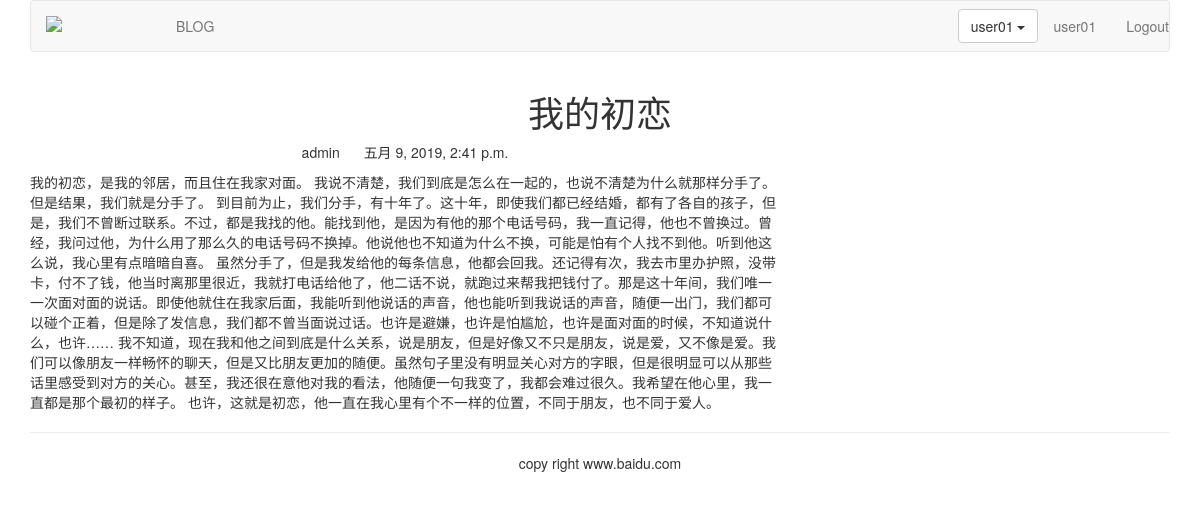
Page /blog/2/ (signed in) on the committed database.
### blog/models.py (models this page shows, shortened)
class BlogArticles(models.Model):
    title = models.CharField(max_length=300)
    author = models.ForeignKey(User, on_delete=models.CASCADE, related_name='blog_posts')
    body = models.TextField()
    publish = models.DateTimeField(default=timezone.now)
    class Meta:
        ordering = ('-publish',)

### blog/views.py (the view)
# urls.py: path('<int:article_id>/', views.blog_article, name='blog_article'),
def blog_article(request, article_id):
    article = get_object_or_404(BlogArticles, id=article_id)
    pub = article.publish
    return render(request, "blog/content.html", {"article":article, "publish":pub })

### templates/blog/content.html (shortened to what this page needs)
{% extends "base.html" %}
{% block content %}
<div class="row text-center vertical-middle-sm">
    <h1>{{ article.title }}</h1>
</div>
<div class="row">
    <div class="col-xs-12 col-md-8">
        <p class="text-center"><span>{{ article.author.username }}
            </span><span style="margin-left:20px">{{ publish }}</span>
        </p>
<div>{{ article.body }}</div>
    </div>
</div>
{% endblock %}

### templates/header.html (shortened to what this page needs)
{% load staticfiles %}
<div class="container">
    <nav class="navbar navbar-default" role="navigation">
        <div class="navbar-header">
            <a class="navbar-brand" href="http://www.itdiffer.com">
                <img src="{% static '/images/logo.png' %}" width="100px">
            </a>
        </div>
        <div>
            <ul class="nav navbar-nav" role="navigation">
                <li><a href="{% url 'blog:blog_title' %}">BLOG</a></li>
            </ul>
            <ul class="nav navbar-nav navbar-right">
                {% if user.is_authenticated %}
                <li>
                    <div class="dropdown" style="margin-top:8px">
                        <button class='btn btn-default dropdown-toggle' type='button' id='dropdownMenu' data-toggle='dropdown'>{{ user.username }}
                            <span class='caret'></span>
                        </button>
                    </div>
                </li>
                <li><a href="#">{{ user.username }}</a></li>
                <li><a href="{% url 'account:user_logout' %}">Logout</a></li>
                {% else %}
                <li><a href="{% url 'account:user_login' %}">LOGIN</a></li>
                {% endif %}
            </ul>
        </div>
    </nav>
</div>

### rows in the picture
BlogArticles: title "我的初恋", author.username "admin", publish "五月 9, 2019, 2:41 p.m.", body "我的初恋，是我的邻居，而且住在我家对面。 我说不清楚，我们到底是怎么在一起的，也说不清楚为什么就那样分手了。但是结果，我们就是分手了。 到目前为止，我们分手，有十年了。这十年，即使我们都已经结婚，都有了各自的孩子，但是，我们不曾断过联系。不过，都是我找的他。能找到他，是因为有他的那个电话号码，我一直记得，他也不曾换过。曾经，我问过他，为什么用了那么久的电话号码不换掉。他说他也不知道为什么不换，可能是怕有个人找不到他。听到他这么说，我心里有点暗暗自喜。 虽然分手了，但是我发给他的每条信息，他都会回我。还记得有次，我去市里办护照，没带卡，付不了钱，他当时离那里很近，我就打电话给他了，他二话不说，就跑过来帮我把钱付了。那是这十年间，我们唯一一次面对面的说话。即使他就住在我家后面，我能听到他说话的声音，他也能听到我说话的声音，随便一出门，我们都可以碰个正着，但是除了发信息，我们都不曾当面说过话。也许是避嫌，也许是怕尴尬，也许是面对面的时候，不知道说什么，也许…… 我不知道，现在我和他之间到底是什么关系，说是朋友，但是好像又不只是朋友，说是爱，又不像是爱。我们可以像朋友一样畅怀的聊天，但是又比朋友更加的随便。虽然句子里没有明显关心对方的字眼，但是很明显可以从那些话里感受到对方的关心。甚至，我还很在意他对我的看法，他随便一句我变了，我都会难过很久。我希望在他心里，我一直都是那个最初的样子。 也许，这就是初恋，他一直在我心里有个不一样的位置，不同于朋友，也不同于爱人。"

### other values in the picture
{{ user.username }} "user01"
